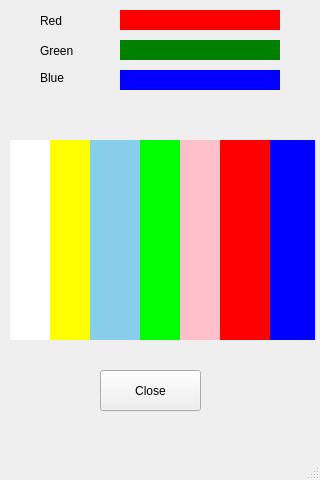
<?xml version="1.0" encoding="UTF-8"?>
<ui version="4.0">
 <class>COLOR_TEST</class>
 <widget class="QMainWindow" name="COLOR_TEST">
  <property name="geometry">
   <rect>
    <x>0</x>
    <y>0</y>
    <width>320</width>
    <height>480</height>
   </rect>
  </property>
  <property name="windowTitle">
   <string>MainWindow</string>
  </property>
  <widget class="QWidget" name="centralwidget">
   <widget class="QLabel" name="label">
    <property name="geometry">
     <rect>
      <x>40</x>
      <y>10</y>
      <width>41</width>
      <height>21</height>
     </rect>
    </property>
    <property name="styleSheet">
     <string notr="true">font: 15pt &quot;Ubuntu&quot;;</string>
    </property>
    <property name="text">
     <string>Red</string>
    </property>
   </widget>
   <widget class="QLabel" name="label_2">
    <property name="geometry">
     <rect>
      <x>40</x>
      <y>40</y>
      <width>61</width>
      <height>21</height>
     </rect>
    </property>
    <property name="styleSheet">
     <string notr="true">font: 15pt &quot;Ubuntu&quot;;</string>
    </property>
    <property name="text">
     <string>Green</string>
    </property>
   </widget>
   <widget class="QLabel" name="label_3">
    <property name="geometry">
     <rect>
      <x>40</x>
      <y>70</y>
      <width>61</width>
      <height>16</height>
     </rect>
    </property>
    <property name="styleSheet">
     <string notr="true">font: 15pt &quot;Ubuntu&quot;;</string>
    </property>
    <property name="text">
     <string>Blue</string>
    </property>
   </widget>
   <widget class="QPushButton" name="close_color_test">
    <property name="geometry">
     <rect>
      <x>100</x>
      <y>370</y>
      <width>101</width>
      <height>41</height>
     </rect>
    </property>
    <property name="styleSheet">
     <string notr="true">font: 15pt &quot;Ubuntu&quot;;</string>
    </property>
    <property name="text">
     <string>Close</string>
    </property>
   </widget>
   <widget class="QPushButton" name="pushButton_2">
    <property name="geometry">
     <rect>
      <x>120</x>
      <y>10</y>
      <width>160</width>
      <height>20</height>
     </rect>
    </property>
    <property name="styleSheet">
     <string notr="true">QPushButton
{
   border:none;
   background-color:red;
}
</string>
    </property>
    <property name="text">
     <string/>
    </property>
   </widget>
   <widget class="QPushButton" name="pushButton_3">
    <property name="geometry">
     <rect>
      <x>120</x>
      <y>40</y>
      <width>160</width>
      <height>20</height>
     </rect>
    </property>
    <property name="styleSheet">
     <string notr="true">QPushButton
{
   border:none;
   background-color:green;
}
</string>
    </property>
    <property name="text">
     <string/>
    </property>
   </widget>
   <widget class="QPushButton" name="pushButton_4">
    <property name="geometry">
     <rect>
      <x>120</x>
      <y>70</y>
      <width>160</width>
      <height>20</height>
     </rect>
    </property>
    <property name="styleSheet">
     <string notr="true">QPushButton
{
   border:none;
   background-color:blue;
}
</string>
    </property>
    <property name="text">
     <string/>
    </property>
   </widget>
   <widget class="QPushButton" name="pushButton">
    <property name="geometry">
     <rect>
      <x>10</x>
      <y>140</y>
      <width>50</width>
      <height>200</height>
     </rect>
    </property>
    <property name="styleSheet">
     <string notr="true">QPushButton
{
   border:none;
   background-color:white;
}
</string>
    </property>
    <property name="text">
     <string/>
    </property>
   </widget>
   <widget class="QPushButton" name="pushButton_5">
    <property name="geometry">
     <rect>
      <x>50</x>
      <y>140</y>
      <width>50</width>
      <height>200</height>
     </rect>
    </property>
    <property name="styleSheet">
     <string notr="true">QPushButton
{
   border:none;
   background-color:yellow;
}
</string>
    </property>
    <property name="text">
     <string/>
    </property>
   </widget>
   <widget class="QPushButton" name="pushButton_6">
    <property name="geometry">
     <rect>
      <x>90</x>
      <y>140</y>
      <width>50</width>
      <height>200</height>
     </rect>
    </property>
    <property name="styleSheet">
     <string notr="true">QPushButton
{
   border:none;
   background-color:skyblue;
}
</string>
    </property>
    <property name="text">
     <string/>
    </property>
   </widget>
   <widget class="QPushButton" name="pushButton_7">
    <property name="geometry">
     <rect>
      <x>140</x>
      <y>140</y>
      <width>50</width>
      <height>200</height>
     </rect>
    </property>
    <property name="styleSheet">
     <string notr="true">QPushButton
{
   border:none;
   background-color:#00FF00;
}
</string>
    </property>
    <property name="text">
     <string/>
    </property>
   </widget>
   <widget class="QPushButton" name="pushButton_8">
    <property name="geometry">
     <rect>
      <x>180</x>
      <y>140</y>
      <width>50</width>
      <height>200</height>
     </rect>
    </property>
    <property name="styleSheet">
     <string notr="true">QPushButton
{
   border:none;
   background-color:pink;
}
</string>
    </property>
    <property name="text">
     <string/>
    </property>
   </widget>
   <widget class="QPushButton" name="pushButton_9">
    <property name="geometry">
     <rect>
      <x>220</x>
      <y>140</y>
      <width>50</width>
      <height>200</height>
     </rect>
    </property>
    <property name="styleSheet">
     <string notr="true">QPushButton
{
   border:none;
   background-color:red;
}
</string>
    </property>
    <property name="text">
     <string/>
    </property>
   </widget>
   <widget class="QPushButton" name="pushButton_10">
    <property name="geometry">
     <rect>
      <x>270</x>
      <y>140</y>
      <width>45</width>
      <height>200</height>
     </rect>
    </property>
    <property name="styleSheet">
     <string notr="true">QPushButton
{
   border:none;
   background-color:blue;
}
</string>
    </property>
    <property name="text">
     <string/>
    </property>
   </widget>
  </widget>
  <widget class="QMenuBar" name="menubar">
   <property name="geometry">
    <rect>
     <x>0</x>
     <y>0</y>
     <width>320</width>
     <height>25</height>
    </rect>
   </property>
  </widget>
  <widget class="QStatusBar" name="statusbar"/>
 </widget>
 <resources/>
 <connections/>
</ui>
